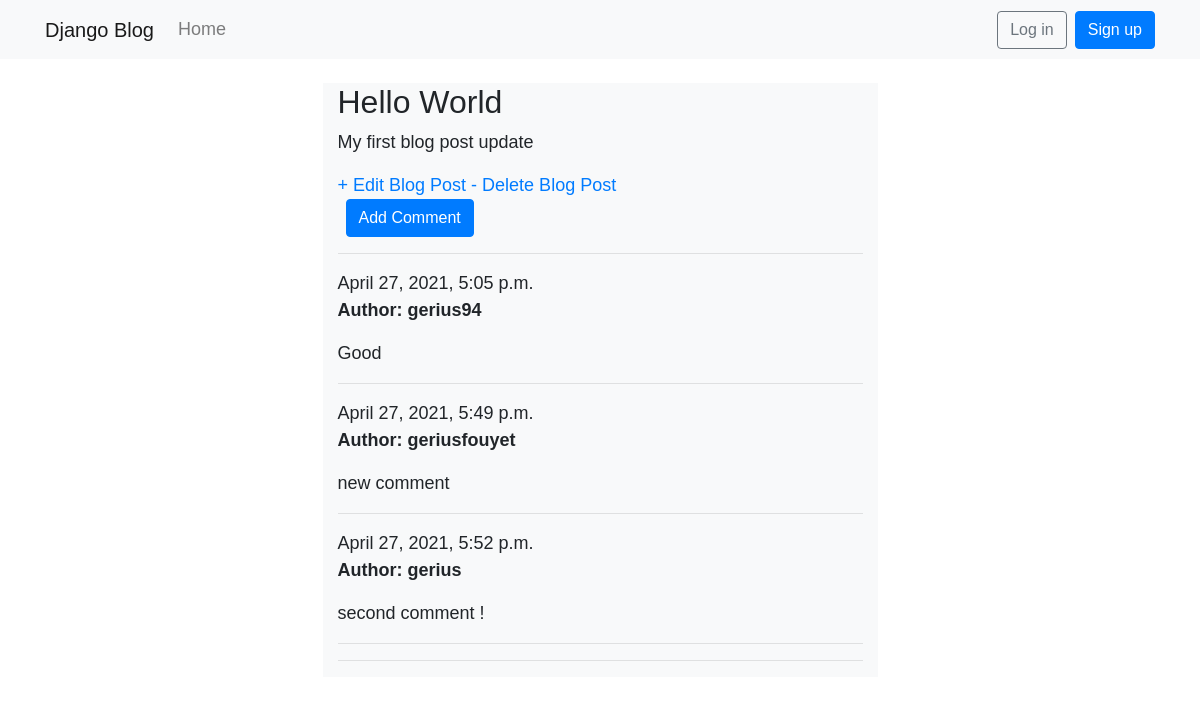
/post/1, run on the app's committed database.
### blog/models.py (models this page shows, shortened)
class Post(models.Model):
    title = models.CharField(max_length=200)
    author = models.ForeignKey('auth.User', on_delete=models.CASCADE, )
    body = models.TextField()

class Comment(models.Model):
    post = models.ForeignKey('blog.Post', on_delete=models.CASCADE, related_name='comments')
    author = models.ForeignKey('auth.User', on_delete=models.CASCADE, )
    comment = models.TextField(max_length=600)
    date = models.DateTimeField(default=datetime.datetime.now())

### blog/views.py (the view)
# urls.py: path('post/<int:pk>', BlogDetailView.as_view(), name='post_detail'),
class BlogDetailView(DetailView):
    model = Post
    template_name = 'post_detail.html'

### templates/post_detail.html
{% extends 'base.html' %}
{% load crispy_forms_tags %}
{% block content %}
<div class="container" >
    <div class="row">
        <div class="col-md-3">
        </div>
         <div class="col-md-6 bg-light">
    <div class="post-entry">
        <h2>{{ post.title }}</h2>
        <p>{{ post.body }}</p>
    </div>
    <a href="{% url 'post_edit' post.pk %}">+ Edit Blog Post</a>
    <a href="{% url 'post_delete' post.pk %}">- Delete Blog Post</a>
<div>
    <a href="{% url 'comment' %}" class="btn btn-primary ml-2">Add Comment</a>
</div>
 <hr>
{% for comment in post.comments.all %}
<div>
    <div>
        {{comment.date}}
    </div>
    <strong>Author: {{comment.author}}</strong>
    <p> {{comment.comment |linebreaks}}</p>
    <hr>
</div>
{% empty %}
<p> No comments !</p>
             <hr>
{% endfor %}
             <hr>
         </div>
        <div class="col-md-3">
        </div>
    </div>
</div>
{% endblock %}

### static/css/base.css (style rules this page uses)
body { font-family: 'Source Sans Pro', sans-serif; font-size: 18px }
.post-entry p { font-weight: 400; }

### data on the page
Post: title "Hello World", body "My first blog post update"
Comment: date "April 27, 2021, 5:05 p.m.", author "gerius94", comment "Good"
Comment: date "April 27, 2021, 5:49 p.m.", author "geriusfouyet", comment "new comment"
Comment: date "April 27, 2021, 5:52 p.m.", author "gerius", comment "second comment !"
